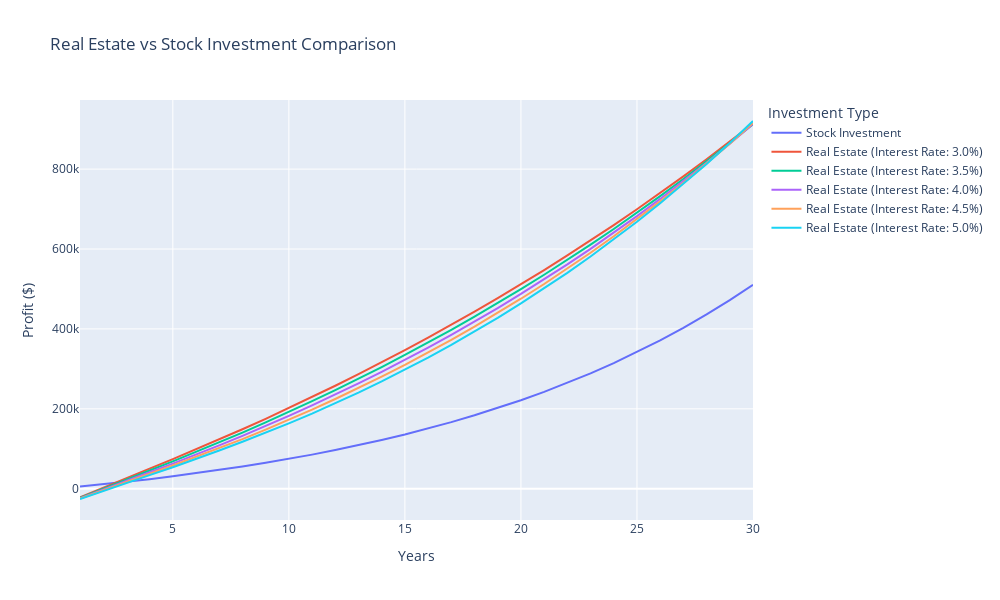

Notebook cell for this chart:
### Code cell
# Chatgpt
import numpy as np
import plotly.graph_objects as go

class MortgageInvestment:
    def __init__(self, config):
        self.purchase_price = config['purchase_price']
        self.down_payment = config['down_payment']
        self.interest_rate = config['interest_rate'] / 100
        self.loan_term = config['loan_term']
        self.property_tax_rate = config['property_tax_rate'] / 100
        self.insurance_rate = config['insurance_rate'] / 100
        self.maintenance_cost = config['maintenance_cost']
        self.annual_appreciation = config['annual_appreciation'] / 100
        self.rent_income = config['rent_income']
        self.pmi_rate = config['pmi_rate'] / 100
        self.origination_fee = config['origination_fee']
        self.discount_points = config['discount_points']
        self.closing_costs = config['closing_costs']
        self.credit_score = config['credit_score']
        self.dti_ratio = config['dti_ratio']
        self.mip_rate = config.get('mip_rate', 0) / 100
        self.is_fha = config.get('is_fha', False)
        self.tax_rate = config['tax_rate'] / 100
        self.standard_deduction = config['standard_deduction']

        self.loan_amount = self.purchase_price - self.down_payment
        self.ltv_ratio = self.loan_amount / self.purchase_price
        self.monthly_payment = self.calculate_monthly_payment()
        
        self.initial_costs = self.down_payment + self.origination_fee + (self.discount_points / 100 * self.loan_amount) + self.closing_costs

    def calculate_monthly_payment(self):
        monthly_rate = self.interest_rate / 12
        num_payments = self.loan_term * 12
        principal_interest = (self.loan_amount * monthly_rate * (1 + monthly_rate) ** num_payments) / ((1 + monthly_rate) ** num_payments - 1)
        
        property_tax = (self.purchase_price * self.property_tax_rate) / 12
        insurance = (self.purchase_price * self.insurance_rate) / 12
        
        pmi = (self.loan_amount * self.pmi_rate) / 12 if self.ltv_ratio > 0.8 else 0
        mip = (self.loan_amount * self.mip_rate) / 12 if self.is_fha else 0
        
        return principal_interest + property_tax + insurance + pmi + mip

    def calculate_profit(self, years_held, selling_params):
        total_mortgage_payments = self.monthly_payment * 12 * years_held
        total_maintenance = self.maintenance_cost * 12 * years_held
        total_rent_income = self.rent_income * 12 * years_held

        appreciated_value = self.purchase_price * (1 + self.annual_appreciation) ** years_held
        
        # Calculate selling costs
        total_selling_costs = sum(selling_params.values())
        if 'agent_commission_rate' in selling_params:
            total_selling_costs += appreciated_value * selling_params['agent_commission_rate']
        if 'closing_costs_sale_rate' in selling_params:
            total_selling_costs += appreciated_value * selling_params['closing_costs_sale_rate']
        
        selling_price = appreciated_value - total_selling_costs

        # Calculate remaining principal
        monthly_rate = self.interest_rate / 12
        num_payments = self.loan_term * 12
        payments_made = years_held * 12
        remaining_principal = self.loan_amount * (1 + monthly_rate)**payments_made - (self.monthly_payment * ((1 + monthly_rate)**payments_made - 1)) / monthly_rate

        # Calculate tax deductions
        total_interest_paid = total_mortgage_payments - (self.loan_amount - remaining_principal)
        total_property_tax_paid = self.purchase_price * self.property_tax_rate * years_held
        total_deductions = total_interest_paid + total_property_tax_paid
        
        tax_savings = max(0, (total_deductions - self.standard_deduction * years_held) * self.tax_rate)

        # Calculate capital gains tax (assuming long-term capital gains tax rate of 15%)
        capital_gains = max(0, selling_price - self.purchase_price)
        capital_gains_tax = capital_gains * 0.15

        profit = (selling_price - remaining_principal - capital_gains_tax) - (self.initial_costs + 
                  total_mortgage_payments + total_maintenance - total_rent_income - tax_savings)

        return profit

class StockInvestment:
    def __init__(self, config):
        self.initial_investment = config['initial_investment']
        self.annual_return = config['annual_return'] / 100
        self.dividend_yield = config['dividend_yield'] / 100

    def calculate_profit(self, years_held):
        total_value = self.initial_investment * (1 + self.annual_return) ** years_held
        total_dividends = sum([self.initial_investment * (1 + self.annual_return) ** i * self.dividend_yield for i in range(years_held)])
        
        # Calculate capital gains tax (assuming long-term capital gains tax rate of 15%)
        capital_gains = total_value - self.initial_investment
        capital_gains_tax = capital_gains * 0.15
        
        profit = total_value + total_dividends - self.initial_investment - capital_gains_tax
        return profit

def compare_investments(mortgage_config, stock_config, years, interest_rates, selling_params):
    stock = StockInvestment(stock_config)
    stock_profits = [stock.calculate_profit(year) for year in range(1, years + 1)]

    fig = go.Figure()

    fig.add_trace(go.Scatter(x=list(range(1, years + 1)), y=stock_profits,
                             mode='lines', name='Stock Investment'))

    mortgage_profits_list = []
    for rate in interest_rates:
        mortgage_config['interest_rate'] = rate
        mortgage = MortgageInvestment(mortgage_config)
        mortgage_profits = [mortgage.calculate_profit(year, selling_params) for year in range(1, years + 1)]
        mortgage_profits_list.append(mortgage_profits)
        
        fig.add_trace(go.Scatter(x=list(range(1, years + 1)), y=mortgage_profits,
                                 mode='lines', name=f'Real Estate (Interest Rate: {rate}%)'))

    fig.update_layout(
        title="Real Estate vs Stock Investment Comparison",
        xaxis_title="Years",
        yaxis_title="Profit ($)",
        legend_title="Investment Type",
        height=600,
        width=1000
    )

    fig.show()

    return mortgage_profits_list, stock_profits

# Configuration
mortgage_config = {
    'purchase_price': 300000,
    'down_payment': 60000,
    'interest_rate': 3.5,
    'loan_term': 30,
    'property_tax_rate': 1.2,
    'insurance_rate': 0.5,
    'maintenance_cost': 200,
    'annual_appreciation': 3,
    'rent_income': 2000,
    'pmi_rate': 0.5,
    'origination_fee': 3000,
    'discount_points': 1,
    'closing_costs': 5000,
    'credit_score': 750,
    'dti_ratio': 0.36,
    'tax_rate': 22,
    'standard_deduction': 12550  # 2021 standard deduction for single filers
}

selling_params = {
    'agent_commission_rate': 0.06,
    'title_transfer_fees': 1000,
    'closing_costs_sale_rate': 0.02,
    'prepayment_penalty': 0,
    'home_inspection_cost': 500,
    'repairs_and_renovations': 5000,
    'staging_costs': 2000,
    'legal_fees': 1500
}

stock_config = {
    'initial_investment': 68000,  # Down payment + origination fee + closing costs
    'annual_return': 7,
    'dividend_yield': 2
}

interest_rates = [3.0, 3.5, 4.0, 4.5, 5.0]
years = 30

mortgage_profits_list, stock_profits = compare_investments(mortgage_config, stock_config, years, interest_rates, selling_params)

print(f"Stock profit after {years} years: ${stock_profits[-1]:,.2f}")
for rate, profits in zip(interest_rates, mortgage_profits_list):
    print(f"Mortgage profit after {years} years (Interest Rate {rate}%): ${profits[-1]:,.2f}")

### Figure 1 — Plotly figure (JSON) as saved in the notebook; plotly's stock layout.template omitted (floating-point values rounded to 4 significant figures)
{"data": [{"mode": "lines", "name": "Stock Investment", "type": "scatter", "x": [1, 2, 3, 4, 5, 6, 7, 8, 9, 10, 11, 12, 13, 14, 15, 16, 17, 18, 19, 20, 21, 22, 23, 24, 25, 26, 27, 28, 29, 30], "y": [5406, 11190.0, 17380.0, 24000.0, 31090.0, 38670.0, 46780.0, 55460.0, 64750.0, 74690.0, 85330.0, 96700.0, 108900.0, 121900.0, 135800.0, 150800.0, 166700.0, 183800.0, 202100.0, 221600.0, 242500.0, 264900.0, 288900.0, 314500.0, 341900.0, 371300.0, 402700.0, 436300.0, 472200.0, 510700.0]}, {"mode": "lines", "name": "Real Estate (Interest Rate: 3.0%)", "type": "scatter", "x": [1, 2, 3, 4, 5, 6, 7, 8, 9, 10, 11, 12, 13, 14, 15, 16, 17, 18, 19, 20, 21, 22, 23, 24, 25, 26, 27, 28, 29, 30], "y": [-21580.0, 1796.0, 25750.0, 50200.0, 73950.0, 98300.0, 123200.0, 148800.0, 175000.0, 201900.0, 229500.0, 257700.0, 286700.0, 316400.0, 346900.0, 378200.0, 410300.0, 443200.0, 477000.0, 511700.0, 547300.0, 583900.0, 621400.0, 659900.0, 699500.0, 740100.0, 781800.0, 824700.0, 868700.0, 913900.0]}, {"mode": "lines", "name": "Real Estate (Interest Rate: 3.5%)", "type": "scatter", "x": [1, 2, 3, 4, 5, 6, 7, 8, 9, 10, 11, 12, 13, 14, 15, 16, 17, 18, 19, 20, 21, 22, 23, 24, 25, 26, 27, 28, 29, 30], "y": [-22760.0, -531.5, 22320.0, 45710.0, 68450.0, 91840.0, 115900.0, 140600.0, 166000.0, 192200.0, 219100.0, 246800.0, 275300.0, 304600.0, 334800.0, 365800.0, 397800.0, 430800.0, 464700.0, 499600.0, 535600.0, 572600.0, 610800.0, 650100.0, 690600.0, 732400.0, 775400.0, 819800.0, 865500.0, 912600.0]}, {"mode": "lines", "name": "Real Estate (Interest Rate: 4.0%)", "type": "scatter", "x": [1, 2, 3, 4, 5, 6, 7, 8, 9, 10, 11, 12, 13, 14, 15, 16, 17, 18, 19, 20, 21, 22, 23, 24, 25, 26, 27, 28, 29, 30], "y": [-23840.0, -2739.0, 18930.0, 41200.0, 62920.0, 85330.0, 108500.0, 132300.0, 157000.0, 182400.0, 208600.0, 235800.0, 263700.0, 292700.0, 322500.0, 353400.0, 385300.0, 418300.0, 452300.0, 487500.0, 523900.0, 561600.0, 600500.0, 640700.0, 682400.0, 725400.0, 769900.0, 816000.0, 863700.0, 913000.0]}, {"mode": "lines", "name": "Real Estate (Interest Rate: 4.5%)", "type": "scatter", "x": [1, 2, 3, 4, 5, 6, 7, 8, 9, 10, 11, 12, 13, 14, 15, 16, 17, 18, 19, 20, 21, 22, 23, 24, 25, 26, 27, 28, 29, 30], "y": [-24770.0, -4563.0, 16240.0, 37560.0, 58230.0, 79520.0, 101500.0, 124100.0, 147800.0, 172500.0, 198100.0, 224600.0, 252100.0, 280600.0, 310200.0, 340900.0, 372700.0, 405800.0, 440000.0, 475600.0, 512500.0, 550800.0, 590600.0, 631900.0, 674800.0, 719300.0, 765600.0, 813700.0, 863600.0, 915500.0]}, {"mode": "lines", "name": "Real Estate (Interest Rate: 5.0%)", "type": "scatter", "x": [1, 2, 3, 4, 5, 6, 7, 8, 9, 10, 11, 12, 13, 14, 15, 16, 17, 18, 19, 20, 21, 22, 23, 24, 25, 26, 27, 28, 29, 30], "y": [-25690.0, -6390.0, 13540.0, 34020.0, 53880.0, 74400.0, 95610.0, 117500.0, 140200.0, 163700.0, 188000.0, 213400.0, 240400.0, 268600.0, 297900.0, 328400.0, 360200.0, 393300.0, 427800.0, 463800.0, 501300.0, 540400.0, 581200.0, 623800.0, 668100.0, 714400.0, 762600.0, 813000.0, 865600.0, 920400.0]}], "layout": {"height": 600, "legend": {"title": {"text": "Investment Type"}}, "title": {"text": "Real Estate vs Stock Investment Comparison"}, "width": 1000, "xaxis": {"autorange": true, "range": [1, 30], "title": {"text": "Years"}, "type": "linear"}, "yaxis": {"autorange": true, "range": [-78260.0, 973000.0], "title": {"text": "Profit ($)"}, "type": "linear"}}}
